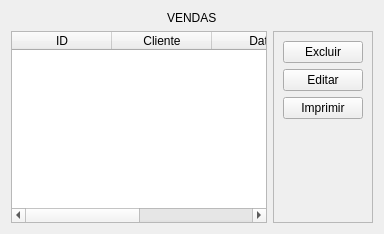
                <widget class="QWidget" name="tb_vendas_list">
                 <attribute name="title">
                  <string>Vendas</string>
                 </attribute>
                 <layout class="QVBoxLayout" name="verticalLayout_24">
                  <item alignment="Qt::AlignHCenter">
                   <widget class="QLabel" name="label_7">
                    <property name="styleSheet">
                     <string notr="true"/>
                    </property>
                    <property name="text">
                     <string>VENDAS</string>
                    </property>
                   </widget>
                  </item>
                  <item>
                   <layout class="QHBoxLayout" name="horizontalLayout_7">
                    <item>
                     <widget class="QTableWidget" name="tb_vendas">
                      <column>
                       <property name="text">
                        <string>ID</string>
                       </property>
                      </column>
                      <column>
                       <property name="text">
                        <string>Cliente</string>
                       </property>
                      </column>
                      <column>
                       <property name="text">
                        <string>Data</string>
                       </property>
                      </column>
                      <column>
                       <property name="text">
                        <string>Status</string>
                       </property>
                      </column>
                     </widget>
                    </item>
                    <item>
                     <widget class="QFrame" name="frame_9">
                      <property name="frameShape">
                       <enum>QFrame::StyledPanel</enum>
                      </property>
                      <property name="frameShadow">
                       <enum>QFrame::Raised</enum>
                      </property>
                      <layout class="QVBoxLayout" name="verticalLayout_23">
                       <item>
                        <widget class="QPushButton" name="btn_venda_excluir">
                         <property name="cursor">
                          <cursorShape>PointingHandCursor</cursorShape>
                         </property>
                         <property name="text">
                          <string>Excluir</string>
                         </property>
                        </widget>
                       </item>
                       <item>
                        <widget class="QPushButton" name="btn_venda_edit">
                         <property name="cursor">
                          <cursorShape>PointingHandCursor</cursorShape>
                         </property>
                         <property name="text">
                          <string>Editar</string>
                         </property>
                        </widget>
                       </item>
                       <item>
                        <widget class="QPushButton" name="btn_venda_print">
                         <property name="cursor">
                          <cursorShape>PointingHandCursor</cursorShape>
                         </property>
                         <property name="text">
                          <string>Imprimir</string>
                         </property>
                        </widget>
                       </item>
                       <item>
                        <spacer name="verticalSpacer_11">
                         <property name="orientation">
                          <enum>Qt::Vertical</enum>
                         </property>
                         <property name="sizeHint" stdset="0">
                          <size>
                           <width>20</width>
                           <height>40</height>
                          </size>
                         </property>
                        </spacer>
                       </item>
                      </layout>
                     </widget>
                    </item>
                   </layout>
                  </item>
                 </layout>
                </widget>
